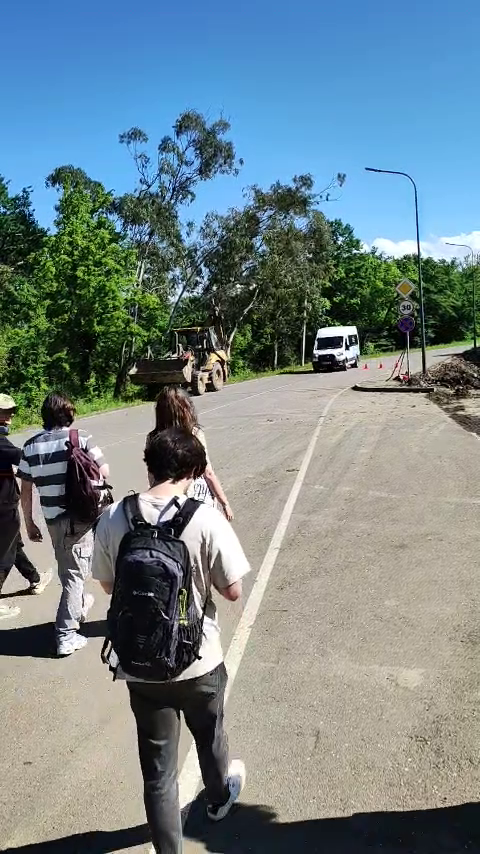
#> input picture frame 13 of movingobjectdetection/uttt.mp4, 480 x 854 px, given in place of 2.mp4, which was not available
$ python detect.py
#> lines starting #> are read from the running program, lines starting #| are printed output that depends on the picture; pictures that were not available may be replaced by others from this repository, and a replacement may not be noted
import time
import numpy as np
import cv2 as cv
import os
from scipy import signal

curdir = os.path.dirname(os.path.realpath(__file__))
stru = '\yy'
curdir = curdir.replace(stru[0], '/') + '/'
im_name = 'Capture1.PNG'
vid_name = '2.mp4'

blur_arr1 = np.array([[0.003, 0.013, 0.022, 0.013, 0.003],
                      [0.013, 0.05, 0.078, 0.05, 0.098],
                      [0.022, 0.078, 0.114, 0.078, 0.022],
                      [0.013, 0.05, 0.078, 0.05, 0.098],
                      [0.003, 0.013, 0.022, 0.013, 0.003]
                      ])

blur_arr3 = np.array([
    [0.003, 0.013, 0.022, 0.013, 0.003],
    [0.013, 0.06, 0.098, 0.06, 0.013],
    [0.022, 0.098, 0.162, 0.098, 0.022],
    [0.013, 0.06, 0.098, 0.06, 0.013],
    [0.003, 0.013, 0.022, 0.013, 0.003]
])
num3x3 = 1/9
blur_arr2 = np.array([[num3x3, num3x3, num3x3],
                      [num3x3, num3x3, num3x3],
                      [num3x3, num3x3, num3x3]])
blur_arr5 = np.ones((5, 5))/25

blur_arr4 = np.array([[1/16, 1/8, 1/16],
                      [1/8, 1/4, 1/8],
                      [1/16, 1/8, 1/16]])

conv_arr2 = np.array([[-0.25, -0.5, -0.25],
                      [0, 0, 0],
                      [0.25, 0.5, 0.25]])

conv_arr1 = np.array([[0.125, 0.125, 0.3, 0.125, 0.125],
                     [0, 0, 0, 0, 0],
                     [-0.125, -0.125, -0.3, -0.125, -0.125]])


def grayscale(img):
    return cv.cvtColor(img, cv.COLOR_BGR2GRAY)


# [18 lines left out: function conv_img_mat, not called in this run]


def edged_img(img, edge_arr, blur_arr, with_grayscale=True, with_blend=True, with_edge_detec=True):
    result = img
    if (len(img) < 10):
        print('some kind of image error')
        return np.array([[1]])
    if (with_grayscale):
        img = grayscale(img)
    if (with_blend):
        img = cv.filter2D(img, -1, blur_arr)
        img = np.array(img).astype(np.uint8)
    if (with_edge_detec):
        on_y = cv.filter2D(img, 0, edge_arr)
        on_x = cv.filter2D(img, 0, edge_arr.T)
        result = np.sqrt(np.square(on_y) + np.square(on_x))
    result = result*4
    # cv.imshow('h' , result.astype(np.uint8).T)
    # result *= 255.0 / result.max()
    return np.array(result).astype(np.uint8)


def frame_diff(prev, cur, next):
    diff1 = cv.absdiff(prev, cur)
    diff2 = cv.absdiff(cur, next)
    return cv.bitwise_and(diff1, diff2)


path = curdir + vid_name
video = cv.VideoCapture(path)
frame_rate = video.get(cv.CAP_PROP_FPS)
ret, prevframe = video.read()
#> prevframe is the input picture: shape (854, 480, 3); mean B, G, R 137.4, 132.1, 114.9

prevframe = edged_img(prevframe, conv_arr2, blur_arr4, True, True)
ret, curframe = video.read()
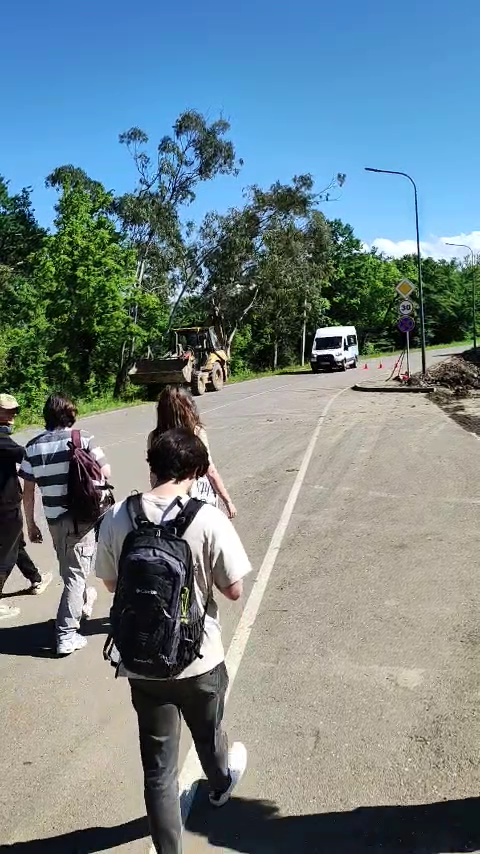
#> input picture frame 14 of movingobjectdetection/uttt.mp4, 480 x 854 px, given in place of 2.mp4, which was not available
#> curframe is the input picture: shape (854, 480, 3); mean B, G, R 137, 131.6, 114.3
curframe = edged_img(curframe, conv_arr2, blur_arr4, True, True)
ret, nextframe = video.read()
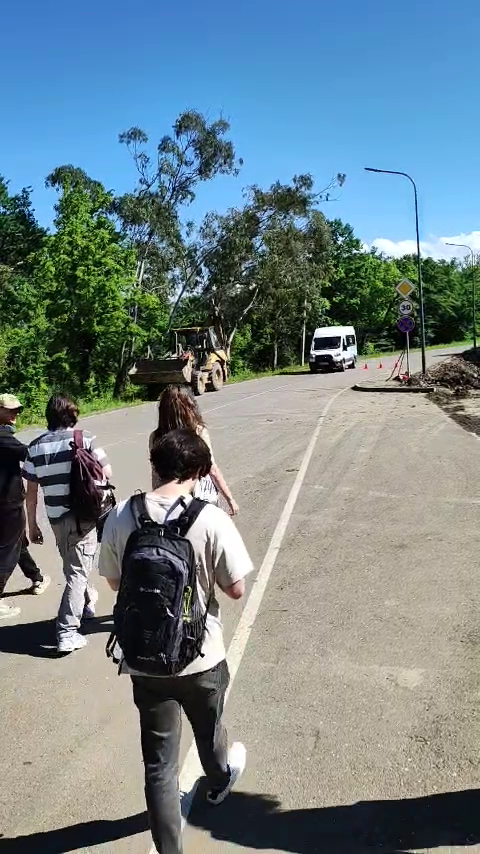
#> input picture frame 15 of movingobjectdetection/uttt.mp4, 480 x 854 px, given in place of 2.mp4, which was not available
#> nextframe is the input picture: shape (854, 480, 3); mean B, G, R 136.8, 131.4, 114
nextframe = edged_img(nextframe, conv_arr2, blur_arr4, True, True)

prevframe = cv.resize(prevframe, None, None, 0.5, 0.5,
                      interpolation=cv.INTER_AREA)
#> prevframe: shape (427, 240)
curframe = cv.resize(curframe, None, None, 0.5, 0.5,
                     interpolation=cv.INTER_AREA)
#> curframe: shape (427, 240)
nextframe = cv.resize(nextframe, None, None, 0.5, 0.5,
                      interpolation=cv.INTER_AREA)
#> nextframe: shape (427, 240)


# GLOBAL PARAMS.
from_up = False
meteres = 500
frames_car_was_in = 0
see_car = False
car_out = False


def takeavrg(mat):
    return np.sum(mat)/(len(mat) * len(mat[0]))


def detect_car(mat):
    global see_car, from_up, frames_car_was_in, car_out
    if (not see_car):
        for i in range(int(len(mat)/16)):
           i = i * 4
           for j in range(int(len(mat[0])/4)):
               j = j * 4
               sub_mat = mat[i:i+15, j:j+15]
               if (np.sum(sub_mat)/225 > 4):
                   from_up = True
                   see_car = True
                   return
        for i in range(int(len(mat)*(5/28)), int(len(mat)/4)):
           i = i * 4
           for j in range(int(len(mat[0])/4)):
               j = j * 4
               sub_mat = mat[i:i+15, j:j+15]
               if (np.sum(sub_mat)/225 > 4):
                   from_up = False
                   see_car = True
                   return


# [38 lines left out: functions redetect_car, calculatespeed, not called in this run]


while video.isOpened():
    framediff = np.array(frame_diff(
        prevframe, curframe, nextframe)).astype(np.uint8)
    # _,frame_th = cv.threshold(framediff,0,255,cv.THRESH_TRIANGLE)
    prevframe = curframe
    curframe = nextframe
    ret, nextframe = video.read()
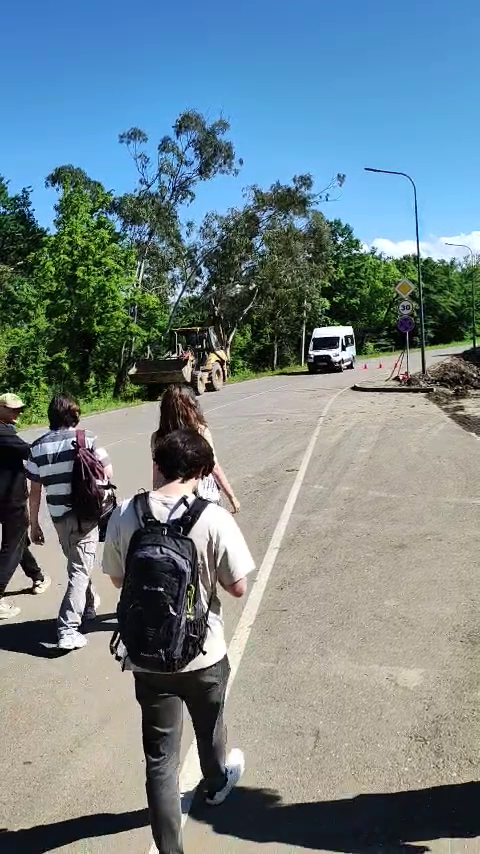
#> input picture frame 16 of movingobjectdetection/uttt.mp4, 480 x 854 px, given in place of 2.mp4, which was not available
#> nextframe is the input picture: shape (854, 480, 3); mean B, G, R 136.8, 131.3, 113.9
    if not ret:
        break
    nextframe = edged_img(nextframe, conv_arr2, blur_arr4, True, True)
#> call 4 of edged_img, with edge_arr = array of shape (3, 3), blur_arr = array of shape (3, 3), with_grayscale = True, with_blend = True, with_edge_detec = True
#> in grayscale (call 4), `return cv.cvtColor(img, cv.COLOR_BGR2GRAY)`:
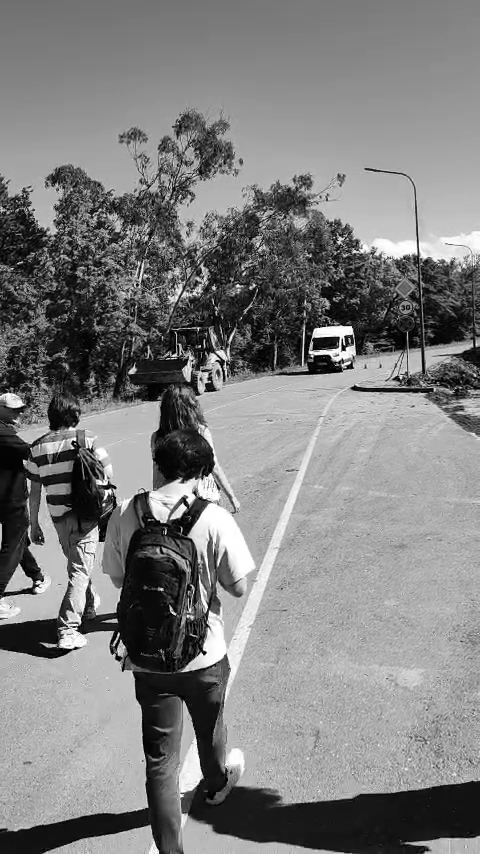
#> returned value: shape (854, 480); min 0, max 255, mean 126.7
#> in edged_img (call 4), `on_x = cv.filter2D(img, 0, edge_arr.T)`:
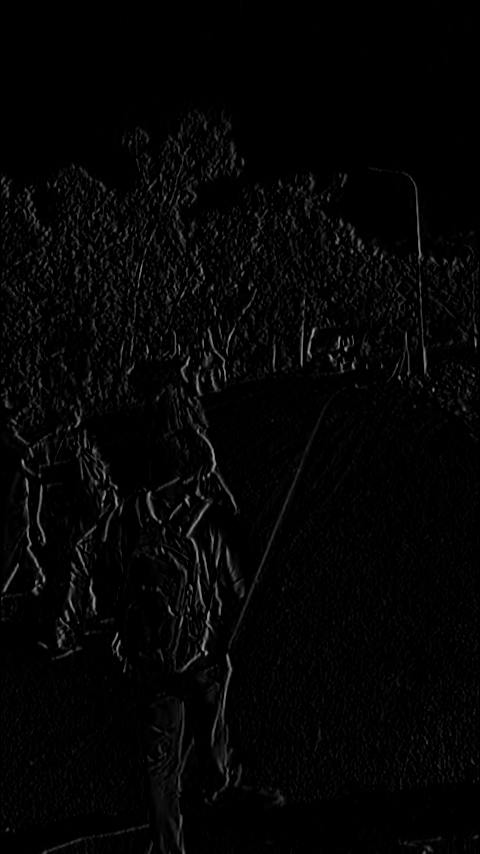
#> on_x: shape (854, 480); min 0, max 164, mean 4.6
#> in edged_img (call 4), `result = np.sqrt(np.square(on_y) + np.square(on_x))`:
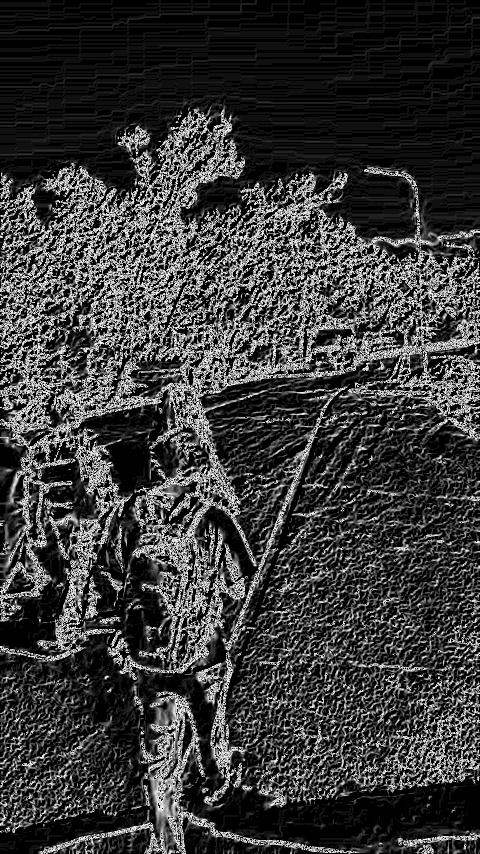
#> result: shape (854, 480) float16; min 0, max 15.91, mean 3.64; drawn with min black and max white
#> in edged_img (call 4), `return np.array(result).astype(np.uint8)`:
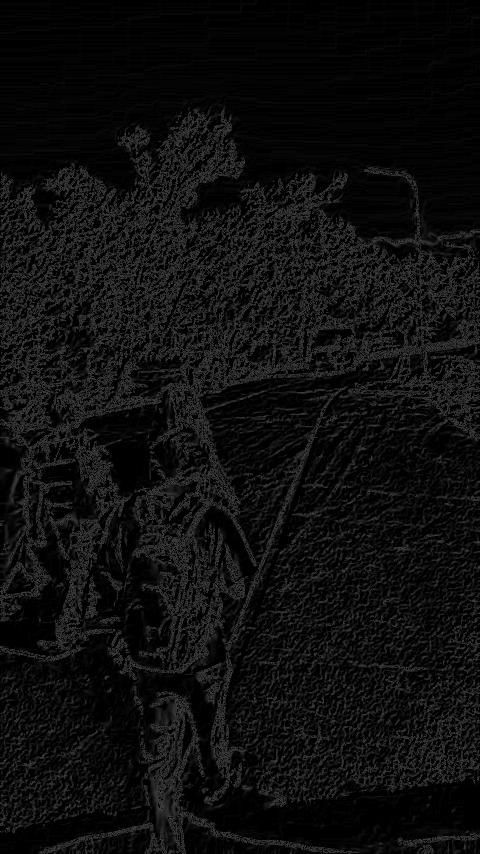
#> returned value: shape (854, 480); min 0, max 63, mean 14.4
    nextframe = cv.resize(nextframe, None, None, 0.5,
                          0.5, interpolation=cv.INTER_AREA)
#> nextframe: shape (427, 240)
#> the loop in detect_car, `for i in range(int(len(mat)/16)):` made 1 pass
#> i on pass 1: 0
#> after the loop in detect_car, `for i in range(int(len(mat)/16)):`: j = 196
    # [6 lines of commented-out code are left out]

    if (see_car):
        redetect_car(framediff.T)
        frames_car_was_in = frames_car_was_in + 1
    if (not see_car):
        detect_car(framediff.T)

    # this breaks after the first car leaves the area,
    if (car_out):
        calculatespeed()
        frames_car_was_in = 0
        break

    cv.imshow('press q tu quit', framediff)
    if (cv.waitKey(20) & 0xFF == ord('q')):
#> (key q is pressed here)
        break


# [4 lines of commented-out code are left out]
cv.waitKey(0)

$ run again, starting later in the video
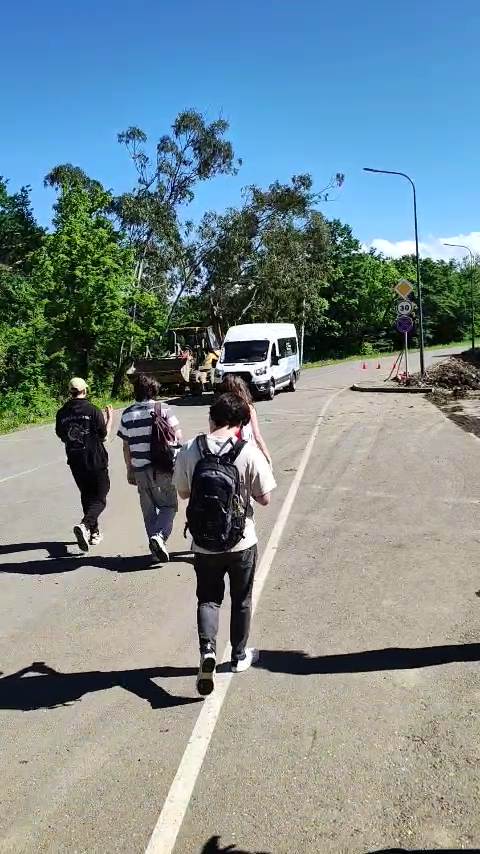
#> input picture frame 58 of movingobjectdetection/uttt.mp4, 480 x 854 px, given in place of 2.mp4, which was not available
#> prevframe is the input picture: shape (854, 480, 3); mean B, G, R 143.6, 138.8, 121.6
#> prevframe: shape (427, 240)
#> curframe: shape (427, 240)
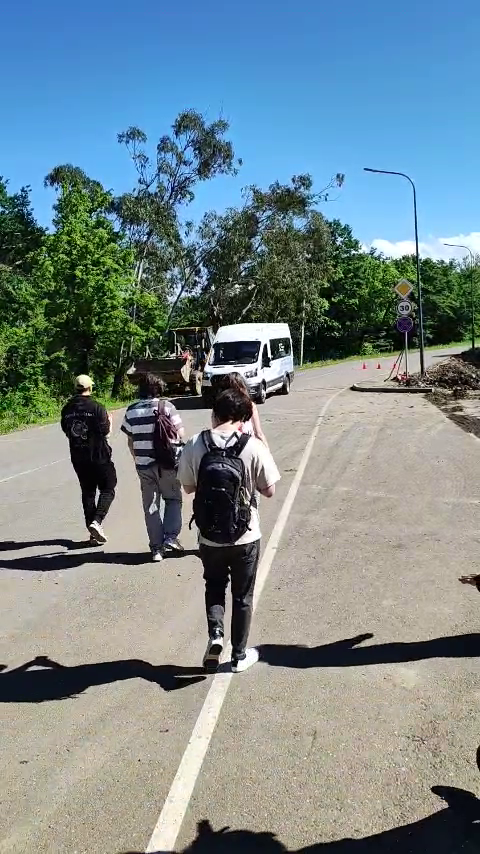
#> input picture frame 61 of movingobjectdetection/uttt.mp4, 480 x 854 px, given in place of 2.mp4, which was not available
#> nextframe is the input picture: shape (854, 480, 3); mean B, G, R 141.8, 136.5, 119.1
#> in edged_img (call 4), `return np.array(result).astype(np.uint8)`:
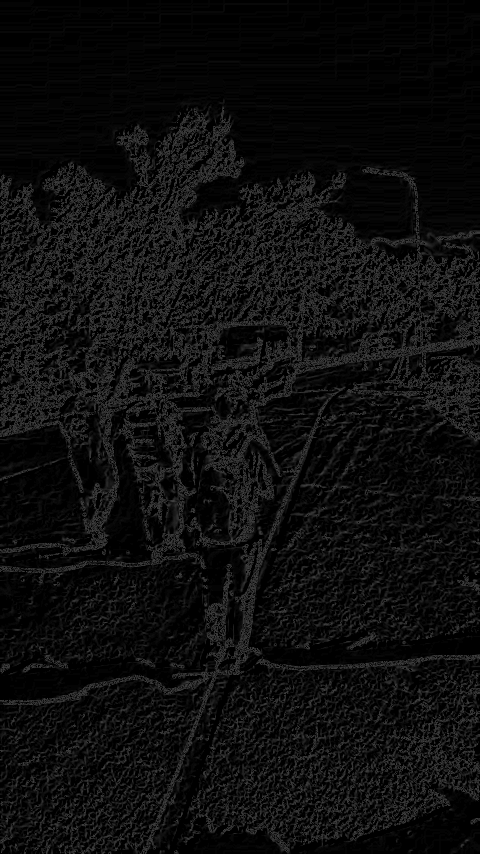
#> returned value: shape (854, 480); min 0, max 63, mean 14
#> the loop in detect_car, `for i in range(int(len(mat)/16)):` made 8 passes
#> i on passes 1 to 8: 0, 4, 8, 12, 16, 20, 24, 28
#> after the loop in detect_car, `for i in range(int(len(mat)/16)):`: j = 264

$ run again, starting later in the video
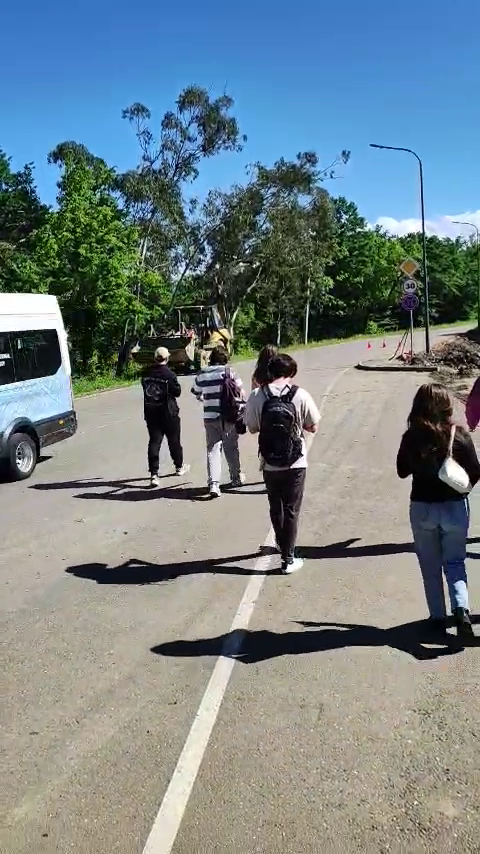
#> input picture frame 104 of movingobjectdetection/uttt.mp4, 480 x 854 px, given in place of 2.mp4, which was not available
#> prevframe is the input picture: shape (854, 480, 3); mean B, G, R 135.7, 130.9, 116.8
#> prevframe: shape (427, 240)
#> curframe: shape (427, 240)
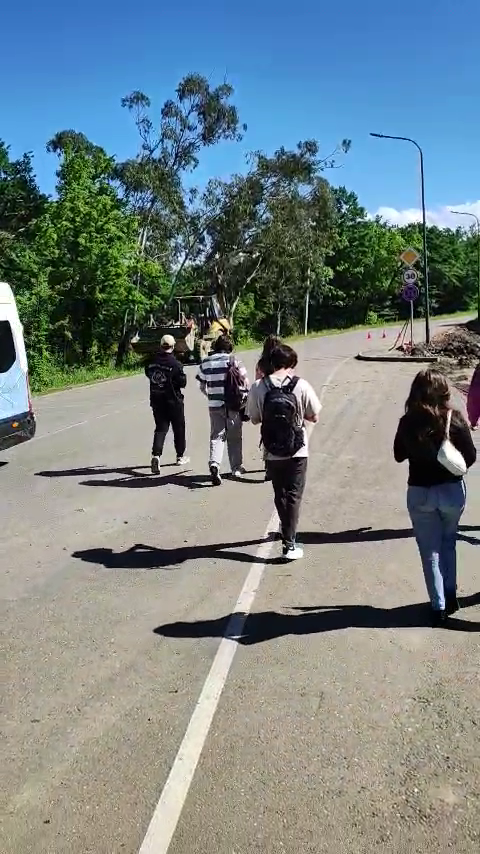
#> input picture frame 107 of movingobjectdetection/uttt.mp4, 480 x 854 px, given in place of 2.mp4, which was not available
#> nextframe is the input picture: shape (854, 480, 3); mean B, G, R 133.9, 131.2, 117.8
#> in edged_img (call 4), `return np.array(result).astype(np.uint8)`:
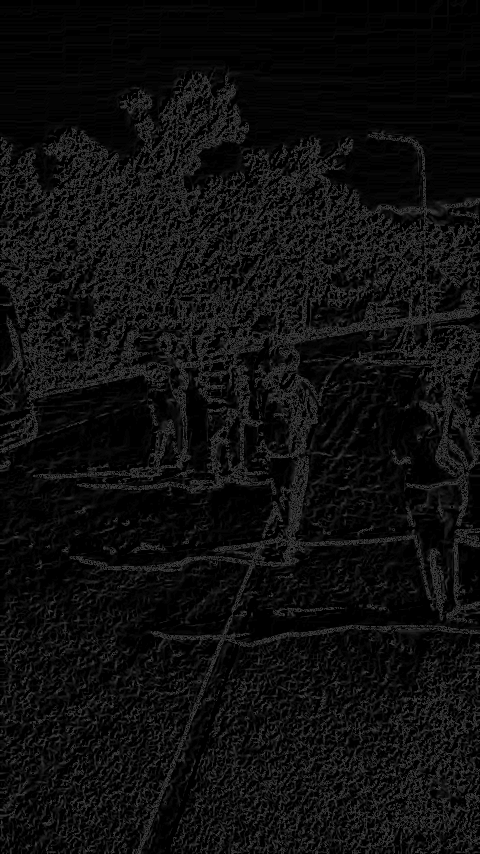
#> returned value: shape (854, 480); min 0, max 63, mean 14.4
#> the loop in detect_car, `for i in range(int(len(mat)/16)):` made 1 pass
#> i on pass 1: 0
#> after the loop in detect_car, `for i in range(int(len(mat)/16)):`: j = 72
